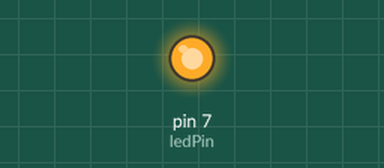
A sketch run on a simulated Arduino Uno, built with avr-gcc and run on an emulated ATmega328P. On the bench: output pins drawn as LEDs (lit = HIGH). At 2.0 s the program stops and its outputs stay as they are.

Above: at 0.1 s.
At 2.1 s:
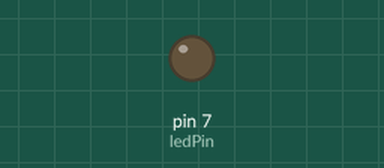
Timing chart, 0 to 3.5 s (numbered marks = the images above):
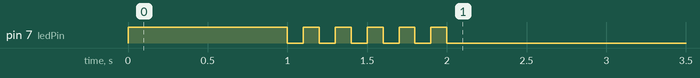

The sketch:

05_practice_2.ino
```cpp
#define ledPin 7

void setup() {
  pinMode(ledPin,OUTPUT);
  digitalWrite(ledPin,1);
  delay(1000);

  for (int i=0; i<5; i++)
 {digitalWrite(ledPin,0);
  delay(100);
  digitalWrite(ledPin,1);
  delay(100);
  }
}

void loop() {
 digitalWrite(ledPin,0);
 while(true);
}
```

Measured:
- by itself, pin 7 (ledPin): alternates HIGH for 0.10 s and LOW for 0.10 s, 11 changes in all, then stays LOW
